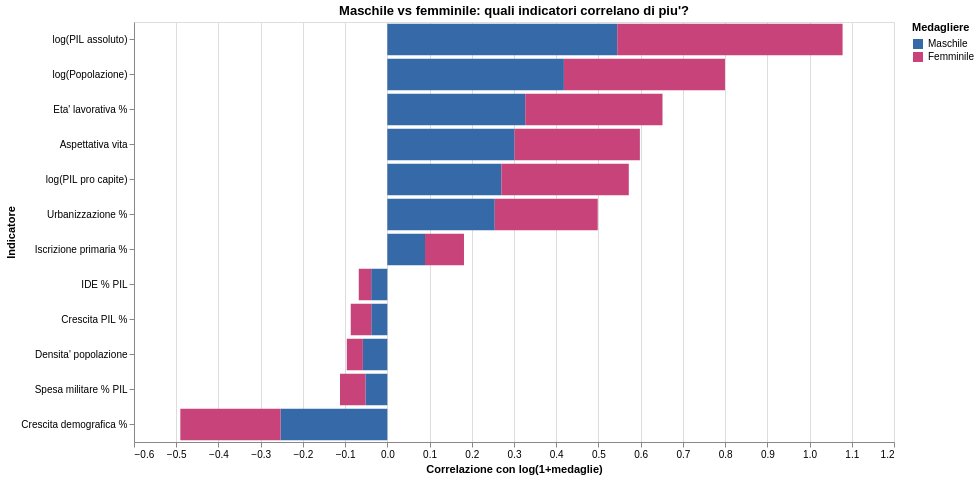

This figure's Vega-Lite source:
### Vega-Lite specification from a JSON file in a GitHub repository (floating-point values rounded to 4 significant figures)
{"config": {"view": {"continuousWidth": 300, "continuousHeight": 300}}, "data": {"name": "data-60c6a514c8a17f4a3d753b0f0ef954e5"}, "mark": {"type": "bar"}, "encoding": {"color": {"field": "target", "scale": {"domain": ["Maschile", "Femminile"], "range": ["#3569a8", "#c7437a"]}, "title": "Medagliere", "type": "nominal"}, "tooltip": [{"field": "indicatore", "title": "Indicatore", "type": "nominal"}, {"field": "target", "title": "Medagliere", "type": "nominal"}, {"field": "correlazione", "format": ".3f", "title": "r", "type": "quantitative"}, {"field": "n", "format": ",.0f", "title": "n", "type": "quantitative"}], "x": {"field": "correlazione", "title": "Correlazione con log(1+medaglie)", "type": "quantitative"}, "y": {"field": "indicatore", "sort": "-x", "title": "Indicatore", "type": "nominal"}}, "height": 420, "title": "Maschile vs femminile: quali indicatori correlano di piu'?", "width": 760, "$schema": "https://vega.github.io/schema/vega-lite/v6.4.1.json", "datasets": {"data-60c6a514c8a17f4a3d753b0f0ef954e5": [{"indicatore": "log(PIL assoluto)", "target": "Maschile", "correlazione": 0.5446, "n": 2628}, {"indicatore": "log(PIL assoluto)", "target": "Femminile", "correlazione": 0.5337, "n": 2628}, {"indicatore": "log(PIL pro capite)", "target": "Maschile", "correlazione": 0.2701, "n": 2628}, {"indicatore": "log(PIL pro capite)", "target": "Femminile", "correlazione": 0.3018, "n": 2628}, {"indicatore": "log(Popolazione)", "target": "Maschile", "correlazione": 0.4182, "n": 3083}, {"indicatore": "log(Popolazione)", "target": "Femminile", "correlazione": 0.3815, "n": 3083}, {"indicatore": "Densita' popolazione", "target": "Maschile", "correlazione": -0.0579, "n": 2810}, {"indicatore": "Densita' popolazione", "target": "Femminile", "correlazione": -0.03809, "n": 2810}, {"indicatore": "Urbanizzazione %", "target": "Maschile", "correlazione": 0.2544, "n": 3090}, {"indicatore": "Urbanizzazione %", "target": "Femminile", "correlazione": 0.244, "n": 3090}, {"indicatore": "Aspettativa vita", "target": "Maschile", "correlazione": 0.3012, "n": 3083}, {"indicatore": "Aspettativa vita", "target": "Femminile", "correlazione": 0.2969, "n": 3083}, {"indicatore": "Iscrizione primaria %", "target": "Maschile", "correlazione": 0.0892, "n": 1946}, {"indicatore": "Iscrizione primaria %", "target": "Femminile", "correlazione": 0.09233, "n": 1946}, {"indicatore": "Eta' lavorativa %", "target": "Maschile", "correlazione": 0.3266, "n": 3090}, {"indicatore": "Eta' lavorativa %", "target": "Femminile", "correlazione": 0.3251, "n": 3090}, {"indicatore": "Crescita demografica %", "target": "Maschile", "correlazione": -0.2529, "n": 3083}, {"indicatore": "Crescita demografica %", "target": "Femminile", "correlazione": -0.2374, "n": 3083}, {"indicatore": "Crescita PIL %", "target": "Maschile", "correlazione": -0.038, "n": 2598}, {"indicatore": "Crescita PIL %", "target": "Femminile", "correlazione": -0.04867, "n": 2598}, {"indicatore": "Spesa militare % PIL", "target": "Maschile", "correlazione": -0.05184, "n": 1869}, {"indicatore": "Spesa militare % PIL", "target": "Femminile", "correlazione": -0.06021, "n": 1869}, {"indicatore": "IDE % PIL", "target": "Maschile", "correlazione": -0.03823, "n": 2151}, {"indicatore": "IDE % PIL", "target": "Femminile", "correlazione": -0.02943, "n": 2151}]}}
